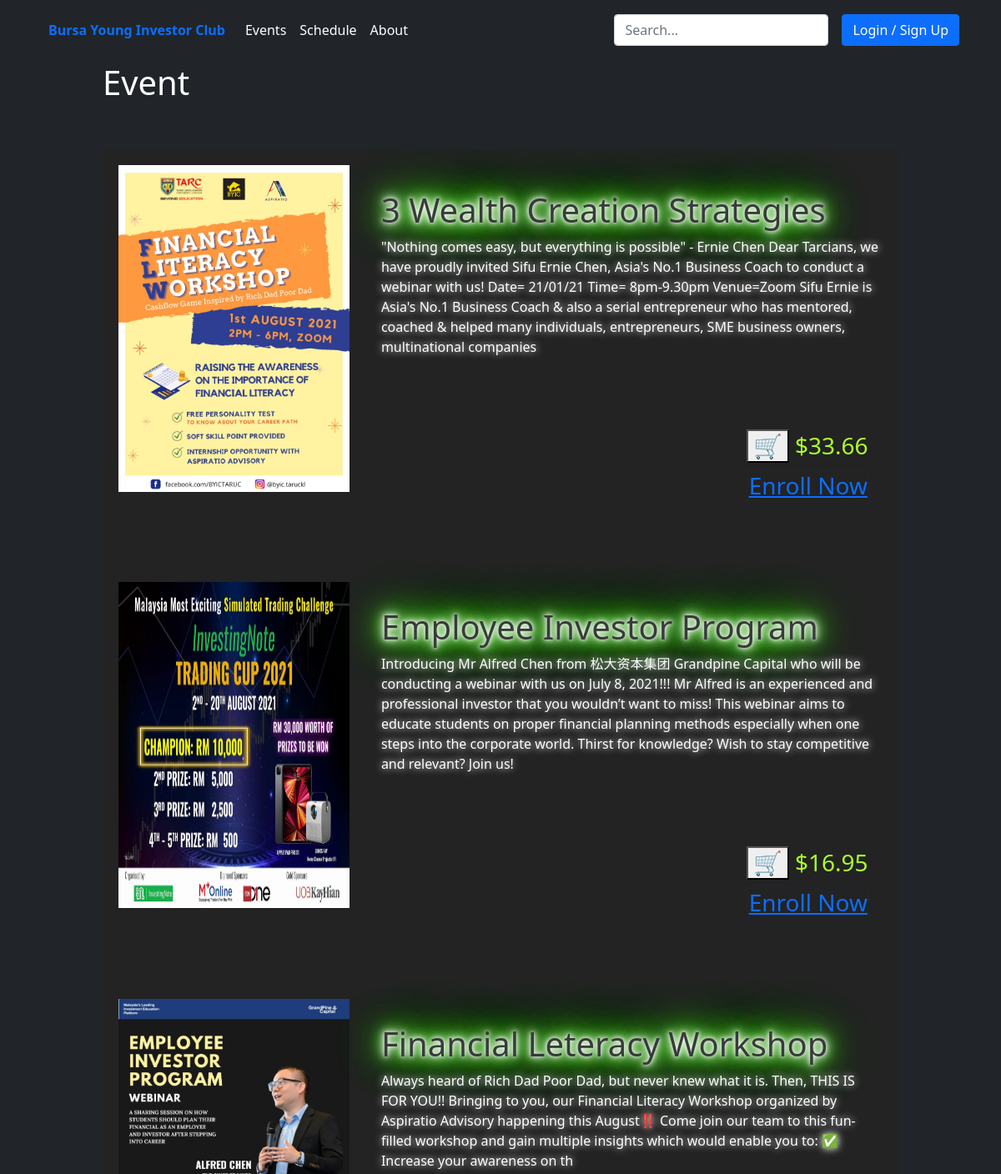
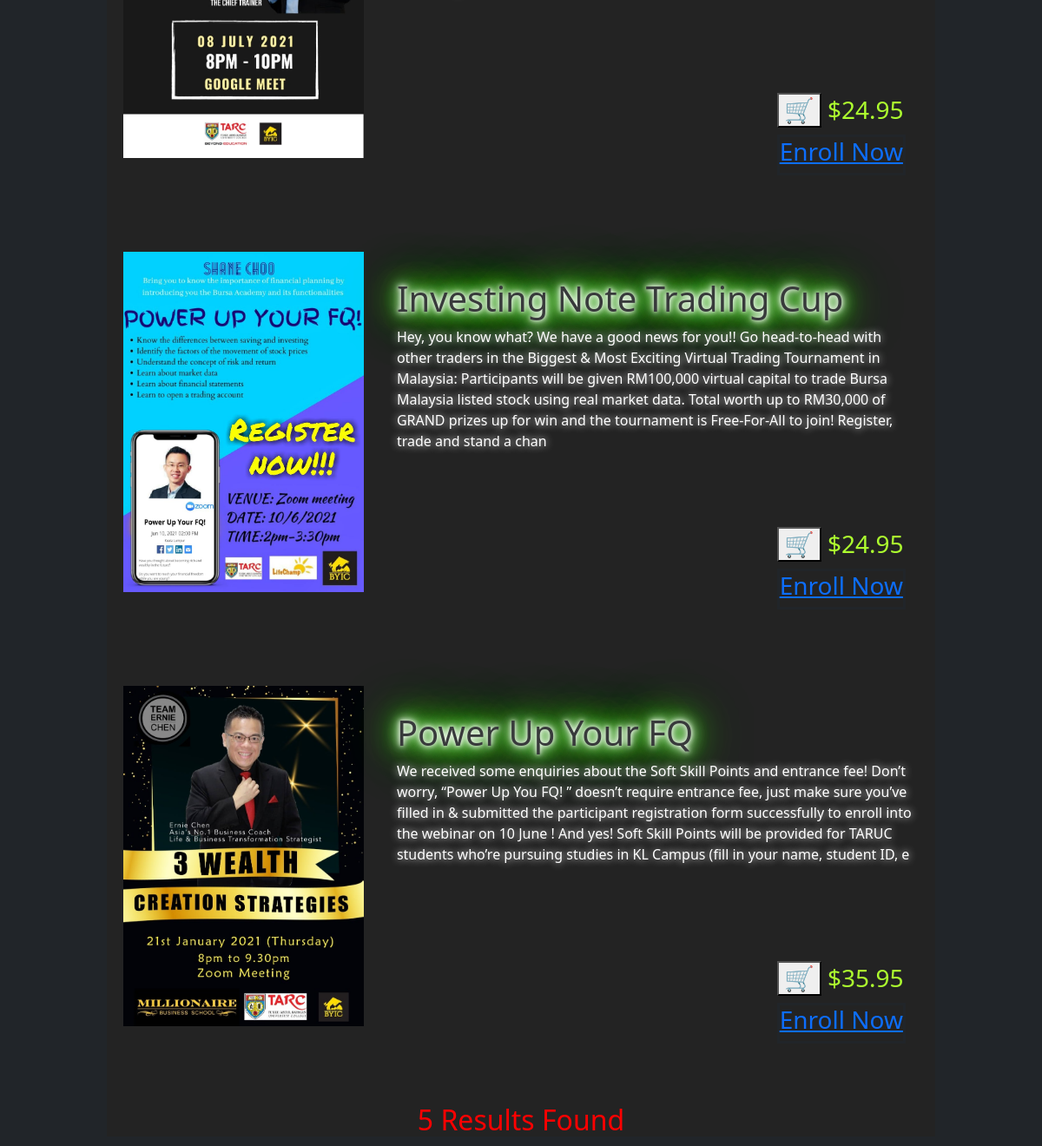
/event.php, run on the app's committed database (2 pictures, top to bottom).
### tables this page shows
CREATE TABLE `event` (
  `Event_Title` varchar(30) NOT NULL,
  `Event_Description` varchar(400) NOT NULL,
  `Event_Price` float NOT NULL
);

### Event/event_helper.php (the view, shortened to what this page needs)
<?php
function getEventDetails()
{
    $con = new mysqli(DB_HOST, DB_USER, DB_PASS, DB_NAME);
    $sql = "SELECT * FROM event";
    if ($result = $con->query($sql)) {
        if ($result->fetch_object()) {
            $result = $con->query($sql);
            while ($row = $result->fetch_object()) {
                $rowcount = mysqli_num_rows($result);
                $eventDesc = $row->Event_Description;
                $eventTitle = $row->Event_Title;
                $price = $row->Event_Price;
                echo <<< HELLO
                    <div class="Event">
                        <div  class="col-1-3 specials">
                        <img src="$eventTitle.jpg" alt="" class="picture"/>
                        </div>
                        <div class="col-2-3 specials">
                            <div class="Details">
                                <div class="bookmarkButton">
                                    <h3>
HELLO;
                echo <<< HELLO
                                    </h3>
                                </div>
                                <h1 class="eventTittle">$eventTitle</h1>
                                <p class="eventDesc">$eventDesc </p>
                            </div>
                            <div class="price">
                                <h3>
HELLO;
                if (!empty($_SESSION['userID'])) {
                    $addedQuantity = 1;
                    echo "<button onclick='addToCartFunction({$_SESSION['userID']},\"$eventTitle\",$addedQuantity,$price)' class='addToCart'>🛒</button>";
                } else {
                    echo <<< HELLO
                    <button onclick="document.location='../Sign_In/Sign_In.php'">🛒</button>
HELLO;
                }
                echo <<< HELLO
                                    $$price</h3>
HELLO;
                if (!empty($_SESSION['userID'])) {
                    echo <<< HELLO
                    <h3>
                    <form method="post" action="../Ticketing/Payment.php">
                        <input type="hidden" name="EventTittle"value="$eventTitle">
                        <input type="hidden" name="Price"value="$price">
                        <input type="submit"  class="enrollNow" value="Enroll Now">
                    </form>
                    </h3>
HELLO;
                } else {
                    echo <<< HELLO
                    <a href="../Sign_In/Sign_In.php" class="enrollNow"><h3>Enroll Now</h3></a>
HELLO;
                }
                echo <<< HELLO
                            </div>
                        </div>
                    </div>
HELLO;
            }
            echo "<div class='result'><h2 style='color:red;'>$rowcount Results Found</h2></div>";
        }
    }
}

### Event/event.css (style rules this page uses)
.result { color: #ff0000; background: #232323; text-align: center; }
div[class^="col-"] { float:left; padding:2%; -webkit-box-sizing: border-box; -moz-box-sizing: border-box; box-sizing: border-box; }
div.col-1-3 { width:33%; }
div.col-2-3 { width: 67%; }
.enrollNow { border: 3px solid #212529; float: right; }
.specials { min-height: 500px; }
div.Details { min-height: 315px; position: relative; padding-top: 30px; }
div.price { margin-right: 10px; text-decoration: none; padding: 2px 5px; color: greenyellow; border-radius: 3px; float: right; float: inline-end; }
img.picture { display:block; width:100%; min-height: 391px; min-width: 263px; }
h1.eventTittle { color: #383A3B; background: #232323; text-shadow: 0 0 5px #FFF, 0 0 10px #FFF, 0 0 15px #FFF, 0 0 20px #49ff18, 0 0 30px #49FF18, 0 0 40px #49FF18, 0 0 55px #49FF18, 0 0 75px #49ff18; }
p.eventDesc { color: #FFFFFF; text-shadow: 0 0 10px #FFFFFF; }

### data on the page
event: Event_Title (picture), Event_Title "3 Wealth Creation Strategies", Event_Description "\"Nothing comes easy, but everything is possible\" - Ernie Chen Dear Tarcians, we have proudly invited Sifu Ernie Chen, Asia's No.1 Business Coach to conduct a webinar with us! Date= 21/01/21 Time= 8pm-9.30pm Venue=Zoom Sifu Ernie is Asia's No.1 Business Coach & also a serial entrepreneur who has mentored, coached & helped many individuals, entrepreneurs, SME business owners, multinational companies", Event_Price "33.66"
event: Event_Title (picture), Event_Title "Employee Investor Program", Event_Description "Introducing Mr Alfred Chen from 松大资本集团 Grandpine Capital who will be conducting a webinar with us on July 8, 2021!!! Mr Alfred is an experienced and professional investor that you wouldn’t want to miss! This webinar aims to educate students on proper financial planning methods especially when one steps into the corporate world. Thirst for knowledge? Wish to stay competitive and relevant? Join us!", Event_Price "16.95"
event: Event_Title (picture), Event_Title "Financial Leteracy Workshop", Event_Description "Always heard of Rich Dad Poor Dad, but never knew what it is. Then, THIS IS FOR YOU!! Bringing to you, our Financial Literacy Workshop organized by Aspiratio Advisory happening this August‼️ Come join our team to this fun-filled workshop and gain multiple insights which would enable you to: ✅ Increase your awareness on th", Event_Price "24.95"
event: Event_Title (picture), Event_Title "Investing Note Trading Cup", Event_Description "Hey, you know what? We have a good news for you!! Go head-to-head with other traders in the Biggest & Most Exciting Virtual Trading Tournament in Malaysia: Participants will be given RM100,000 virtual capital to trade Bursa Malaysia listed stock using real market data. Total worth up to RM30,000 of GRAND prizes up for win and the tournament is Free-For-All to join! Register, trade and stand a chan", Event_Price "24.95"
event: Event_Title (picture), Event_Title "Power Up Your FQ", Event_Description "We received some enquiries about the Soft Skill Points and entrance fee! Don’t worry, “Power Up You FQ! ” doesn’t require entrance fee, just make sure you’ve filled in & submitted the participant registration form successfully to enroll into the webinar on 10 June ! And yes! Soft Skill Points will be provided for TARUC students who’re pursuing studies in KL Campus (fill in your name, student ID, e", Event_Price "35.95"

### other printed values
$rowcount "5"
